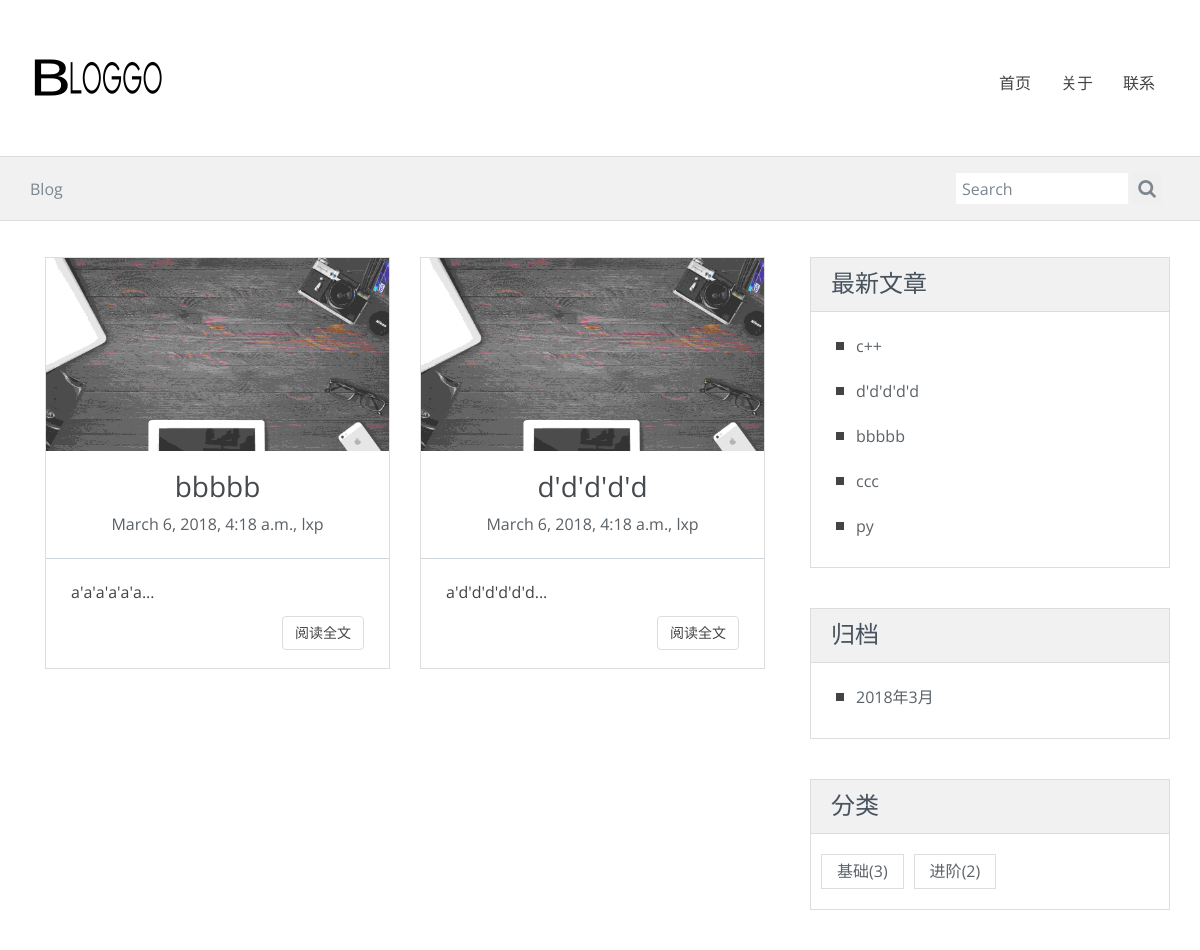
The page /category/5/ on the database its author committed.
### blog/models.py (models this page shows, shortened)
class Post(models.Model):
    title = models.CharField(max_length=70)
    body = models.TextField()
    created_time = models.DateTimeField()
    modified_time = models.DateTimeField()
    excerpt = models.CharField(max_length=200,blank=True)
    category = models.ForeignKey(Category,on_delete=models.CASCADE)
    tags = models.ManyToManyField(Tag,blank=True)
    author = models.ForeignKey(User,on_delete=models.CASCADE)
    views = models.PositiveIntegerField(default=0)
    def get_absolute_url(self):
        return reverse('blog:detail',kwargs={'pk':self.pk})

class Category(models.Model):
    name = models.CharField(max_length=100)

### blog/views.py (the view)
# urls.py: url(r'^category/(?P<pk>[0-9]+)/$',views.CategoryView.as_view(),name='category'),
class CategoryView(IndexView):
    def get_queryset(self):
        cate = get_object_or_404(Category, pk=self.kwargs.get('pk'))
        return super(CategoryView,self).get_queryset().filter(category=cate)

### blog/templatetags/blog_tags.py (called while the page is built)
@register.simple_tag
def get_recent_posts(num=5):
    return Post.objects.all().order_by('-created_time')[:num]

@register.simple_tag
def archives():
    return Post.objects.dates('created_time','month',order='DESC')

@register.simple_tag
def get_categories():
    return Category.objects.annotate(num_posts=Count('post')).filter(num_posts__gt=0)

### blog/views.py (called while the page is built, shortened)
    def get_context_data(self,**kwargs):
        context = super().get_context_data(**kwargs)
        paginator = context.get('paginator')
        page = context.get('page_obj')
        is_paginated = context.get('is_paginated')
        pagination_data = self.pagination_data(paginator, page, is_paginated)
        context.update(pagination_data)
        return context

    def pagination_data(self,paginator,page,is_paginated):
        if not is_paginated:
            return []

### templates/blog/index.html (shortened to what this page needs)
{% extends 'blog/base.html' %}
{% load staticfiles %}
{% block main %}
    {% for post in post_list %}
        <div class="col-md-6 col-sm-6">
        <article class=" blog-teaser">
                    <header>
                        <img src="{% static 'blog/img/1.jpg' %}" alt="">
                        <h3>
                            <a href="{{post.get_absolute_url}}">{{post.title}}</a>
                        </h3>
                        <span class="meta">{{post.created_time}}, {{ post.author }}</span>
                        <hr>
                    </header>
                    <div class="body">
                        {{ post.excerpt }}...
                    </div>
                    <div class="clearfix">
                        <a href="{{ post.get_absolute_url }}" class="btn btn-clean-one">阅读全文</a>
                    </div>
        </article>
        </div>
    {% empty %}
        <div class="no-post">暂时还没有发布的文章！</div>
    {% endfor %}
{% endblock main %}

### templates/blog/base.html (shortened to what this page needs)
{% load staticfiles %}
{% load blog_tags %}
<!DOCTYPE html>
<html lang="en">
<head>
    <link rel="stylesheet" href="{% static 'blog/css/Myown.css' %}">
    <link rel="stylesheet" href="{% static 'blog/css/bootstrap.min.css' %}">
    <link rel="stylesheet" href="{% static 'blog/css/font-awesome/css/font-awesome.min.css' %}">
    <link rel="stylesheet" href="{% static 'blog/css/style.css' %}" id="theme-styles">
</head>
<body>
    <header>
        <div class="widewrapper masthead">
            <div class="container">
                <a href="index.html" id="logo">
                    <img src="{% static 'blog/img/logo.png' %}" alt="clean Blog">
                </a>
                <nav class="pull-right clean-nav">
                    <div class="collapse navbar-collapse">
                        <ul class="nav nav-pills navbar-nav">
                            <li>
                                <a href="/">首页</a>
                            </li>
                            <li>
                                <a href="about.html">关于</a>
                            </li>
                            <li>
                                <a href="contact.html">联系</a>
                            </li>
                        </ul>
                    </div>
                </nav>
            </div>
        </div>
        <div class="widewrapper subheader">
            <div class="container">
                <div class="clean-breadcrumb">
                    <a href="/">Blog</a>
                </div>
                <div class="clean-searchbox">
                    <form action="{% url 'haystack_search' %}" method="get" accept-charset="utf-8">
                        <input class="searchfield" name='q' id="searchbox" type="text" placeholder="Search">
                        <button class="searchbutton" type="submit">
                            <i class="fa fa-search"></i>
                        </button>
                    </form>
                </div>
            </div>
        </div>
    </header>
    <div class="widewrapper main">
        <div class="container">
            <div class="row">
                <div class="col-md-8 blog-main">
                    {% block main %}
                    {% endblock main %}
                </div>
                <aside class="col-md-4 blog-aside">
                    <div class="aside-widget">
                        <header>
                            <h3>最新文章</h3>
                        </header>
                        <div class="body">
                            {% get_recent_posts as recent_post_list %}
                            <ul class="clean-list">
                                {% for post in recent_post_list %}
                                <li>
                                <a href="{{ post.get_absolute_url }}">{{ post.title}}</a>
                                </li>
                                {% empty %}
			             	    暂无文章！
			            		{% endfor %}
                            </ul>
                        </div>
                    </div>
                    <div class="aside-widget">
                        <header>
                            <h3>归档</h3>
                        </header>
                        <div class="body">
                            {% archives as date_list %}
                            <ul class="clean-list">
                                {% for date in date_list %}
                                <li>
                                 <a href="{% url 'blog:archives' date.year date.month %}">{{date.year}}年{{date.month}}月</a>
                                </li>
                                {% empty %}
		                			暂无归档！
			             		{% endfor %}
                            </ul>
                        </div>
                    </div>
                    <div class="aside-widget">
                        <header>
                            <h3>分类</h3>
                        </header>
                        <div class="body clearfix">
                            {% get_categories as category_list %}
                            <ul class="tags">
                                {% for category in category_list %}
                                 <li>
                                    <a href="{% url 'blog:category' category.pk %}">{{category.name}}<span class="post-count">({{ category.num_posts }})</span></a>
                                 </li>
                                {% empty %}
				                	暂无分类！
			            		{% endfor %}
                            </ul>
                        </div>
                    </div>
                </aside>
            </div>
        </div>
    </div>
</body>
</html>

### blog/static/blog/css/style.css (style rules this page uses)
body { font-size: 16px; line-height: 27px; font-family: 'Open Sans', sans-serif; color: #444; background-color: #fff; }
a { color: #5b6268; }
h3 { font-size: 21px; line-height: 30px; font-weight: normal; font-family: 'Open Sans', sans-serif; }
hr { border-top-color: #ced5db; }
.fa { font-size: 24px; }
.masthead { padding-top: 55px; padding-bottom: 55px; }
.masthead #logo { float: left; display: block; }
.widewrapper { background-color: #fff; }
.widewrapper.masthead { background-color: #fff; color: #f8f8f9; border-bottom: #aaa; }
.widewrapper.subheader { background-color: #f1f1f1; color: #444; font-size: 16px; min-height: 63px; border-top: 1px solid #ddd; border-bottom: 1px solid #ddd; }
.clean-nav .nav-pills { margin-top: 10px; margin-bottom: 0; font-size: 16px; }
.clean-nav .nav-pills > li { margin-left: 10px; }
.clean-nav .nav-pills > li > a { color: #444; padding: 11px 0 11px 20px; line-height: 14px; }
.clean-nav .navbar-collapse { box-shadow: none; }
.clean-breadcrumb { color: #7b8690; float: left; margin-top: 19px; }
.clean-breadcrumb a { color: #7b8690; }
.clean-searchbox { float: right; display: inline-block; min-width: 210px; margin-bottom: 16px; margin-top: 16px; }
.clean-searchbox form { margin: 0; }
.clean-searchbox .fa { color: #7b8690; font-size: 19px; }
.clean-searchbox .searchbutton, .clean-searchbox .searchfield { color: #7b8690; }
.clean-searchbox .searchbutton { display: inline-block; border: none; line-height: 20px; height: 31px; vertical-align: middle; }
.clean-searchbox .searchfield { border: none; height: 22px; line-height: 22px; -webkit-box-sizing: content-box; -moz-box-sizing: content-box; box-sizing: content-box; padding: 5px 6px 4px 6px; vertical-align: middle; display: inline-block; margin-bottom: 0; width: 160px; font-size: 16px; margin-left: -4px; outline: none; }
.clean-list { list-style: none; }
.clean-list li { line-height: 23px; margin-bottom: 14px; }
.clean-list li:before { content: ""; background-color: #444; border-style: solid; border-width: 4px 4px; display: block; width: 8px; left: -20px; top: 15px; position: relative; }
.blog-main, .blog-aside { position: relative; }
.blog-main:before, .blog-aside:before { height: 100%; content: ""; position: absolute; top: 0; width: 1px; }
.blog-main { padding-top: 36px; padding-bottom: 20px; }
.blog-main:before { right: -16px; }
.blog-aside { padding-top: 36px; }
.blog-aside:before { left: 15px; }
.aside-widget { margin-bottom: 40px; border: 1px solid #ddd; }
.aside-widget header { background-color: #f1f1f1; border-bottom: 1px solid #ddd; }
.aside-widget header h3 { font-size: 24px; padding: 10px 20px 3px 20px; margin-top: 0; color: #48535f; }
.aside-widget .body { margin: 10px 0; padding: 5px; }
.aside-widget a { color: #5b6268; }
.tags { list-style: none; margin: 0; padding-left: 0; }
.tags li { float: left; }
.tags li a { padding: 3px 15px; display: inline-block; margin: 5px; border: 1px solid rgb(221, 221, 221); }
.blog-teaser { background-color: #fff; border: 1px solid #ddd; margin-bottom: 40px; }
.blog-teaser header { text-align: center; }
.blog-teaser header img { margin-bottom: 20px; width: 100%; opacity: 0.8; }
.blog-teaser header h3 { color: #454a4e; margin-top: 0; font-size: 28px; margin-bottom: 10px; }
.blog-teaser header h3 a, .blog-teaser header h3 a:focus, .blog-teaser header h3 a:hover { color: #454a4e; }
.blog-teaser header .meta { color: #5a6065; }
.blog-teaser header hr { border-top-color: #ced5db; border-bottom: none; }
.blog-teaser .body { padding-right: 25px; padding-left: 25px; margin-bottom: 10px; color: #444; }
.blog-teaser .btn { float: right; margin-right: 25px; margin-bottom: 18px; }
.meta { margin-bottom: 30px; }
.btn-clean-one { color: #444; border: 1px solid #ddd; }

### rows shown on the page
Post: title "bbbbb", created_time "March 6, 2018, 4:18 a.m.", author "lxp", excerpt "a'a'a'a'a'a"
Post: title "d'd'd'd'd", created_time "March 6, 2018, 4:18 a.m.", author "lxp", excerpt "a'd'd'd'd'd'd"
Post: title "c++"
Post: title "ccc"
Post: title "py"
Category: name "基础", num_posts "3"
Category: name "进阶", num_posts "2"

### other values the page prints
{{ date.year }} "2018"
{{ date.month }} "3"
